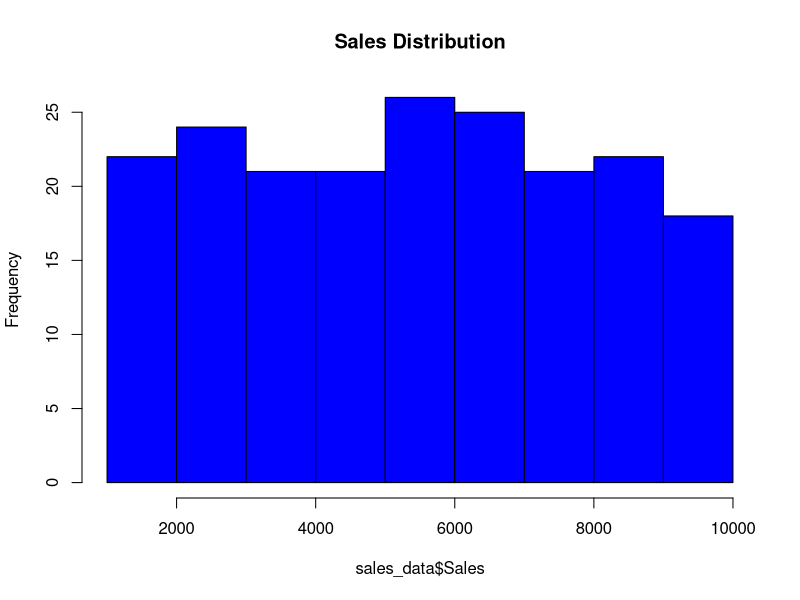
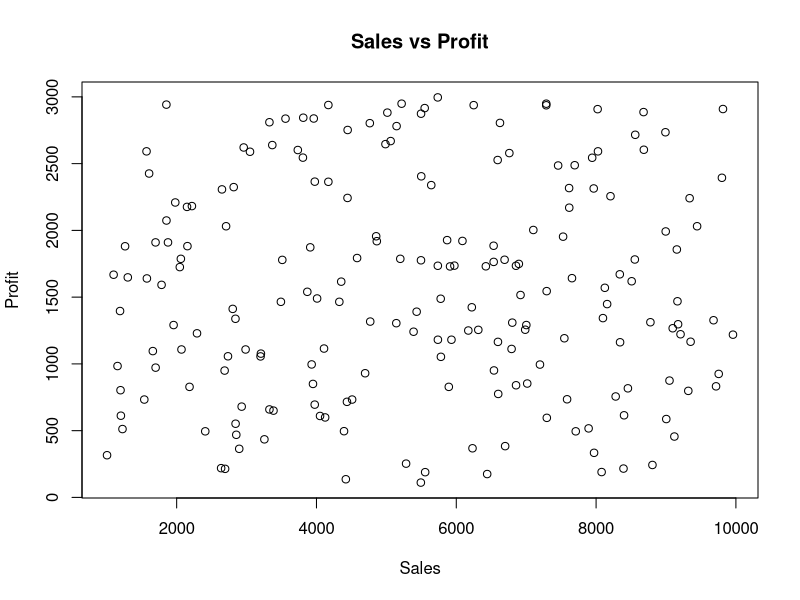
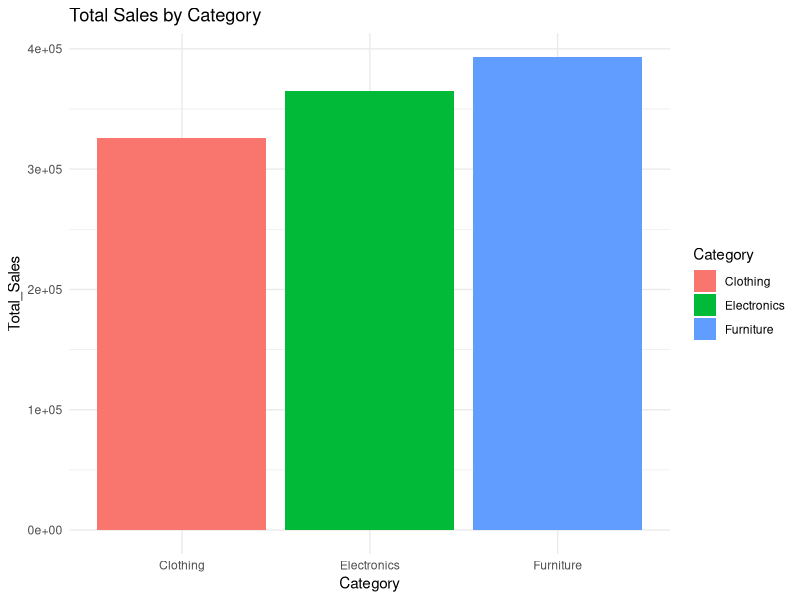
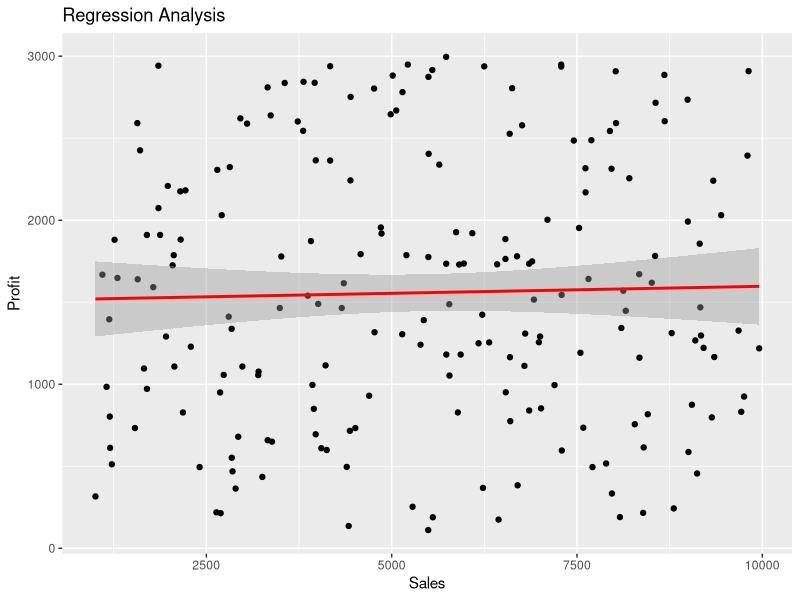
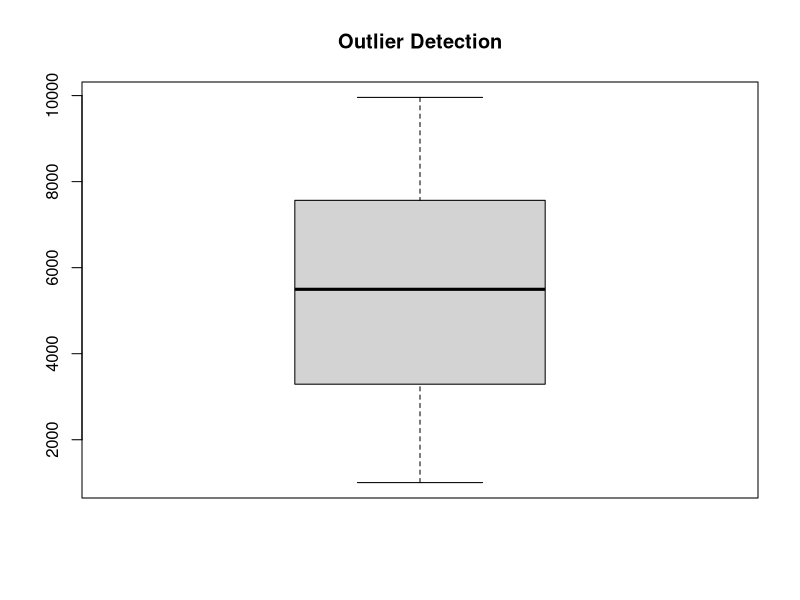

Source code (R) for these figures, in order:
# Experiment Title: Sales Data Analysis and Visualization in R

# Objective:
# To import, clean, analyze, and visualize sales data using R

library(dplyr)
library(tidyr)
library(ggplot2)

# Import Data
sales_data <- read.csv("sales_data.csv")

# View structure
str(sales_data)
summary(sales_data)

# Data Cleaning
sales_data <- sales_data %>% drop_na()
sales_data$Date <- as.Date(sales_data$Date)

# Data Manipulation
category_sales <- sales_data %>%
  group_by(Category) %>%
  summarise(Total_Sales = sum(Sales))

print(category_sales)

# Descriptive Statistics
mean_sales <- mean(sales_data$Sales)
median_sales <- median(sales_data$Sales)
sd_sales <- sd(sales_data$Sales)

print(mean_sales)
print(median_sales)
print(sd_sales)

# Base R Visualization
hist(sales_data$Sales, main="Sales Distribution", col="blue")
plot(sales_data$Sales, sales_data$Profit,
     main="Sales vs Profit",
     xlab="Sales", ylab="Profit")

# ggplot2 Visualization
ggplot(category_sales, aes(x=Category, y=Total_Sales, fill=Category)) +
  geom_bar(stat="identity") +
  theme_minimal() +
  ggtitle("Total Sales by Category")

# Correlation & Regression
correlation <- cor(sales_data$Sales, sales_data$Profit)
print(correlation)

model <- lm(Profit ~ Sales, data=sales_data)
summary(model)

ggplot(sales_data, aes(x=Sales, y=Profit)) +
  geom_point() +
  geom_smooth(method="lm", col="red") +
  ggtitle("Regression Analysis")

# Outlier Detection
boxplot(sales_data$Sales, main="Outlier Detection")

# Scaling
sales_data$Scaled_Sales <- scale(sales_data$Sales)

head(sales_data)
